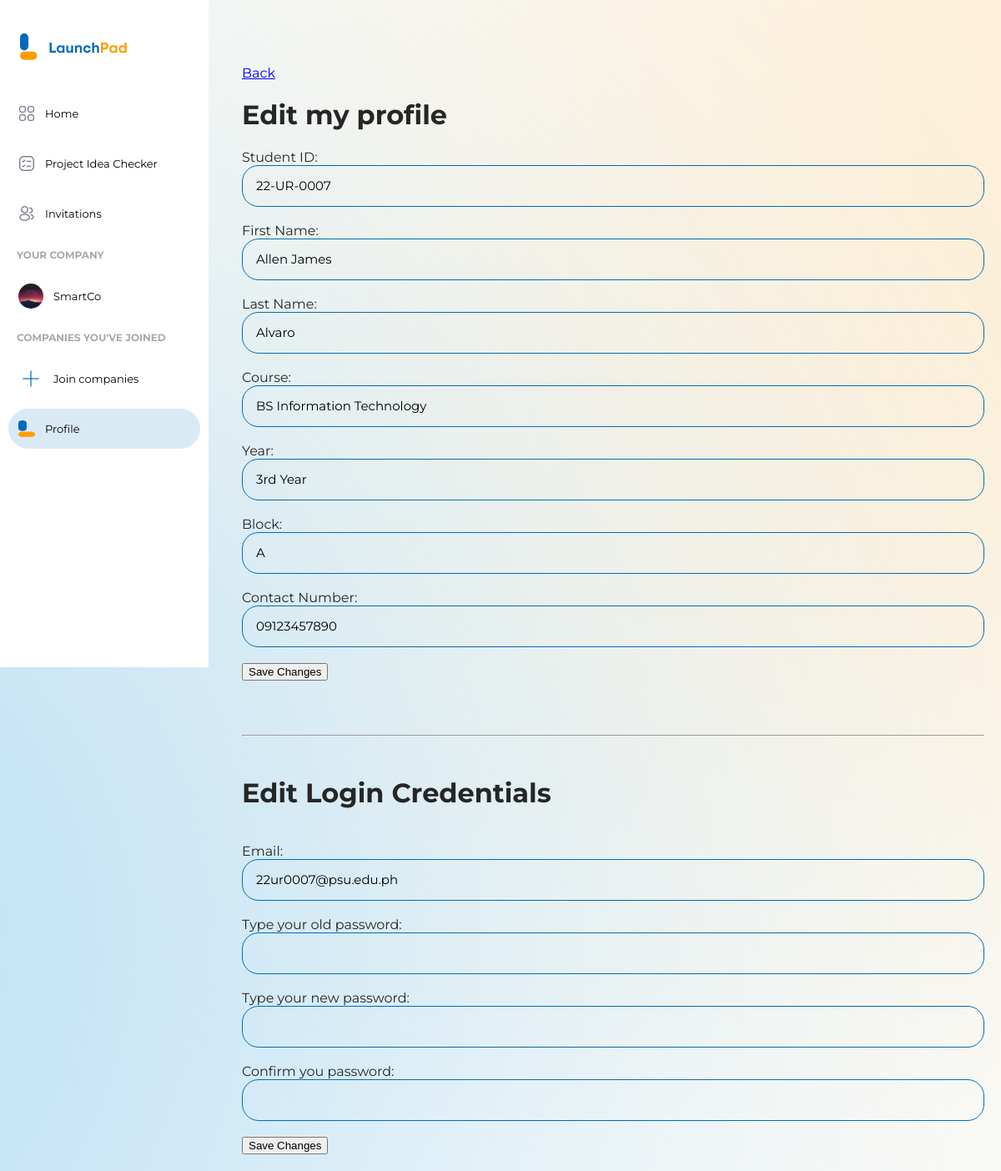
The app's page /edit_profile.php (signed in) with its own data.
### tables this page shows
CREATE TABLE `company_registration` (
  `Company_ID` int(11) NOT NULL,
  `Student_ID` varchar(20) NOT NULL,
  `Company_name` varchar(100) NOT NULL,
  `Company_logo` varchar(100) NOT NULL,
  `Company_description` text NOT NULL,
  `Registration_date` datetime NOT NULL
);

CREATE TABLE `student_registration` (
  `Student_ID` varchar(50) NOT NULL,
  `Student_fname` varchar(100) NOT NULL,
  `Student_lname` varchar(100) NOT NULL,
  `Student_email` varchar(100) NOT NULL,
  `Student_password` varchar(255) NOT NULL,
  `Course` varchar(255) NOT NULL,
  `Year` varchar(20) NOT NULL,
  `Block` varchar(20) NOT NULL,
  `Student_contactno` varchar(255) NOT NULL
);

### edit_profile.php (the view, shortened to what this page needs)
<?php
require "config.php";
$userEmail = $_SESSION["email"];
$checkCompanyQuery = "SELECT c.*, s.Student_ID
                      FROM company_registration c
                      INNER JOIN student_registration s ON c.Student_ID = s.Student_ID
                      WHERE s.Student_email = '$userEmail'";
$resultCompany = mysqli_query($conn, $checkCompanyQuery);
$hasCompany = mysqli_num_rows($resultCompany) > 0;
$companyName = "";
$companyLogo = "";
if ($hasCompany) {
    $row = mysqli_fetch_assoc($resultCompany);
    $companyName = $row["Company_name"];
    $companyLogo = $row["Company_logo"];
}
?>
<!DOCTYPE html>
<html lang="en">
<head>
    <link rel="stylesheet" href="css/navbar.css">
    <link rel="stylesheet" href="css/profile.css">
</head>
<body>
<aside class="sidebar">
            <header class="sidebar-header">
                <img src="\launchpad\images\logo-text.svg" class="logo-img">
            </header>
            <nav>
                <a href="index.php" >
                <button>
                    <span>
                        <i ><img src="\launchpad\images\home-icon.png" alt="home-logo" class="logo-ic"></i>
                        <span>Home</span>
                    </span>
                </button>
            </a>
            <a href="project-idea-checker.php">
                <button>
                    <span>
                        <i ><img src="\launchpad\images\project-checker-icon.png" alt="home-logo" class="logo-ic"></i>
                        <span>Project Idea Checker</span>
                    </span>
                </button>
    </a>
    <a href="invitations.php">
                <button>
                    <span>
                        <i ><img src="\launchpad\images\invitation-icon.png" alt="home-logo" class="logo-ic"></i>
                        <span>Invitations</span>
                    </span>
                </button>
    </a>
                <p class="divider-company">YOUR COMPANY</p>
                <a href="<?php echo $hasCompany ? 'company.php' : 'create-company.php'; ?>">
        <button>
            <span class="<?php echo $hasCompany ? 'btn-company-created' : 'btn-create-company'; ?>">
                <div class="circle-avatar">
                    <?php if ($hasCompany && !empty($companyLogo)): ?>
                        <img src="\launchpad\<?php echo $companyLogo; ?>" alt="Company Logo" class="img-company">
                    <?php else: ?>
                        <img src="\launchpad\images\join-company-icon.png" alt="Join Company Icon">
                    <?php endif; ?>
                </div>
                <span class="create-company-text">
                    <?php echo $hasCompany ? $companyName : 'Create your company'; ?>
                </span>
            </span>
        </button>
    </a>
                <p class="divider-company">COMPANIES YOU'VE JOINED</p>
                <a href="#">
                <button>
                    <span  class="btn-join-company">
                        <i > <div class="circle-avatar">
                            <img src="\launchpad\images\join-company-icon.png" alt="">
                        </div></i>
                        <span class="join-company-text">Join companies</span>
                    </span>
                </button>
                </a>
<a href="#" class="active">
                <button>
                    <span>
                        <img src="logo.png" alt="">
                        <span>Profile</span>
                    </span>
                </button>
</a>
            </nav>
        </aside>
<?php
    $email = $_SESSION['email'];
        $select_user_info = "SELECT * FROM student_registration WHERE Student_email='$email'";
        $result_user_info = mysqli_query($conn, $select_user_info);
        if ($result_user_info) {
            if (mysqli_num_rows($result_user_info) > 0) {
                $row = mysqli_fetch_assoc($result_user_info);
                $stud_id = $row['Student_ID'];
                $fname = $row['Student_fname'];
                $lname = $row['Student_lname'];
                $course = $row['Course'];
                $year = $row['Year'];
                $block = $row['Block'];
                $contactNo = $row['Student_contactno'];
                $emailValue = $email;
            }
        }
?>
<div class="content">
    <br><br>
    <a href="profile.php">Back</a>
    <header><h1>Edit my profile</h1></header>
    <form action="" method="post">
            <label for="new_studentid">Student ID:</label>
            <input type="text" name="new_studentid" value="<?php echo $stud_id?>" required readonly>
<br><br>
            <label for="new_student_fname">First Name:</label>
            <input type="text" name="new_student_fname" value="<?php echo $fname?>" required>
<br><br>
            <label for="new_student_lname">Last Name:</label>
            <input type="text" name="new_student_lname" value="<?php echo $lname?>" required>
<br><br>
            <label for="new_course">Course:</label>
            <input type="text" name="new_course" value="<?php echo $course?>" required>
<br><br>
            <label for="new_year">Year:</label>
            <input type="text" name="new_year" value="<?php echo $year?>" required>
<br><br>
            <label for="new_block">Block:</label>
            <input type="text" name="new_block" value="<?php echo $block?>" required>
<br><br>
            <label for="new_student_contactno">Contact Number:</label>
            <input type="tel" name="new_student_contactno" value="<?php echo $contactNo?>" required>
<br><br>
            <button name="btnEditProfile">Save Changes</button>
        </form>
        <br><br><br>
        <hr>
<br>
        <h1>Edit Login Credentials</h1>
<br>
        <form action="" method="post">
            <label for="email">Email: </label>
            <input type="email" name="email" id="email" value="<?php echo $emailValue?>">
<br><br>
            <label for="password">Type your old password: </label>
            <input type="password" name="password" id="password" >
       <br>  <br>
            <label for="new_password">Type your new password: </label>
            <input type="password" name="new_password" id="new_password">
<br><br>
            <label for="confirm_password">Confirm you password: </label>
            <input type="password" name="confirm_password" id="confirm_password">
<br><br>
            <button name="btnEditCredentials">Save Changes</button>
        </form>
    </div>
</body>
</html>

### css/navbar.css (style rules this page uses)
* { box-sizing: border-box; }
:root { --pblue-color: #006BB9; --pyellow-color: #FF9D00; --bhov-color: #093a5d; }
html, body { height: 100%; margin: 0; }
body { margin: 0; background: url("/launchpad/images/background-light.svg"); background-attachment: fixed; background-position: center; background-repeat: no-repeat; background-size: cover; color: #262626; font-family: 'Montserrat', sans-serif; }
.sidebar { position: fixed; top: 0; left: 0; width: 250px; height: 100vh; padding: 40px 10px 30px 10px; background: #fff; overflow-y: auto; }
.content { margin-top: 20px; margin-left: 270px; padding: 20px; }
.sidebar-header { width: 100%; margin-bottom: 30px; }
.logo-img { margin-left: 14px; height: 32px; }
.sidebar button { height: 60px; width: 230px; background: transparent; border: 0; padding: 0; font-family: inherit; cursor: pointer; }
.divider-company { font-size: 12px; font-weight: 700; color: #7373739c; margin-left: 10px; }
.sidebar button > span { display: flex; align-items: center; gap: 12px; height: 48px; padding: 0 12px; border-radius: 24px; line-height: 1; }
.sidebar button > span > span { transition: 0.3s; }
.sidebar a.active button > span { background-color: #006cb925; }
.sidebar button i { position: relative; font-size: 28px; transition: 0.2s; }
.sidebar button img { width: 20px; height: 20px; transition: 0.2s; }
.sidebar button span { font-size: 13px; }
.sidebar > nav { flex: 1 1 auto; display: flex; flex-direction: column }
.circle-avatar { width: 30px; height: 30px; border-radius: 50%; overflow: hidden; display: flex; align-items: center; justify-content: center; }
.circle-avatar > .img-company { width: 100%; height: 100%; object-fit: cover; }
.circle-avatar > img { display: inline-block; vertical-align: middle; }

### css/profile.css (style rules this page uses)
:root { --pblue-color: #006BB9; --pyellow-color: #FF9D00; --bhov-color: #093a5d; }
input { width: 100%; height: 50px; background-color: #ffffff00; border: 1px solid var(--pblue-color); font-family: inherit; font-size: 15px; padding: 0 16px; border-radius: 1.25rem; transition: all 0.375s; }

### records on screen
company_registration: Company_logo (picture), Company_name "SmartCo"
student_registration: new_studentid "22-UR-0007", new_student_fname "Allen James", new_student_lname "Alvaro", new_course "BS Information Technology", new_year "3rd Year", new_block "A", new_student_contactno "09123457890"
